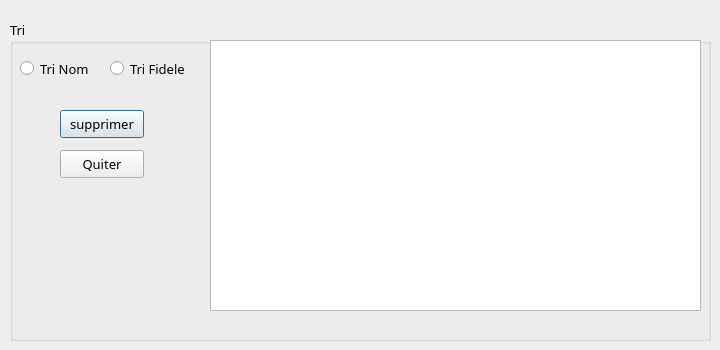
      <widget class="QWidget" name="tab_6">
       <attribute name="title">
        <string>Tri</string>
       </attribute>
       <widget class="QGroupBox" name="groupBox_7">
        <property name="geometry">
         <rect>
          <x>10</x>
          <y>20</y>
          <width>701</width>
          <height>321</height>
         </rect>
        </property>
        <property name="font">
         <font>
          <family>MS Reference Sans Serif</family>
          <pointsize>10</pointsize>
          <weight>50</weight>
          <bold>false</bold>
         </font>
        </property>
        <property name="title">
         <string>Tri</string>
        </property>
        <widget class="QPushButton" name="suppProduit_2">
         <property name="geometry">
          <rect>
           <x>50</x>
           <y>90</y>
           <width>84</width>
           <height>28</height>
          </rect>
         </property>
         <property name="font">
          <font>
           <family>MS Reference Sans Serif</family>
          </font>
         </property>
         <property name="styleSheet">
          <string notr="true">QPushButton::hover
{
	background-color: qlineargradient(spread:pad, x1:0, y1:0.511, x2:1, y2:0.511, stop:0 rgba(0, 207, 179, 255),stop:1 rgb(108, 135, 255));

}</string>
         </property>
         <property name="text">
          <string>supprimer</string>
         </property>
         <property name="default">
          <bool>true</bool>
         </property>
        </widget>
        <widget class="QPushButton" name="pushButton_AjoutProdui_9">
         <property name="geometry">
          <rect>
           <x>50</x>
           <y>130</y>
           <width>84</width>
           <height>28</height>
          </rect>
         </property>
         <property name="font">
          <font>
           <family>MS Reference Sans Serif</family>
          </font>
         </property>
         <property name="contextMenuPolicy">
          <enum>Qt::NoContextMenu</enum>
         </property>
         <property name="styleSheet">
          <string notr="true">QPushButton::hover
{
	background-color: qlineargradient(spread:pad, x1:0, y1:0.511, x2:1, y2:0.511, stop:0 rgba(0, 207, 179, 255),stop:1 rgb(108, 135, 255));

}</string>
         </property>
         <property name="text">
          <string>Quiter</string>
         </property>
         <property name="autoDefault">
          <bool>false</bool>
         </property>
         <property name="default">
          <bool>false</bool>
         </property>
         <property name="flat">
          <bool>false</bool>
         </property>
        </widget>
        <widget class="QTableView" name="tableView_tri">
         <property name="geometry">
          <rect>
           <x>200</x>
           <y>20</y>
           <width>491</width>
           <height>271</height>
          </rect>
         </property>
        </widget>
        <widget class="QRadioButton" name="radioButton_TRInProdPrix">
         <property name="geometry">
          <rect>
           <x>100</x>
           <y>40</y>
           <width>81</width>
           <height>17</height>
          </rect>
         </property>
         <property name="text">
          <string>Tri Fidele</string>
         </property>
        </widget>
        <widget class="QRadioButton" name="radioButton_TRInProd">
         <property name="geometry">
          <rect>
           <x>10</x>
           <y>40</y>
           <width>82</width>
           <height>17</height>
          </rect>
         </property>
         <property name="text">
          <string>Tri Nom</string>
         </property>
        </widget>
       </widget>
      </widget>
